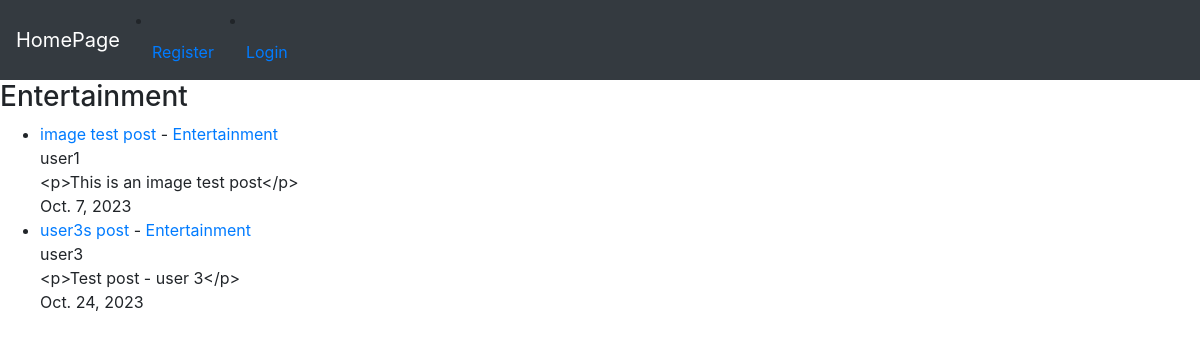
/app/category/Entertainment/, run on the app's committed database.
### app/models.py (models this page shows, shortened)
class Post(models.Model):
    title = models.CharField(max_length=255)
    header_image = models.ImageField(null=True,blank=True,upload_to="images/")
    title_tag = models.CharField(max_length=255, null=True)
    author = models.ForeignKey(User, on_delete=models.CASCADE)
    body = RichTextField(blank=True,null=True)
    post_date = models.DateField(auto_now_add=True)
    category = models.CharField(max_length=255, default='uncategorised')
    snippet = models.CharField(max_length=255)
    likes = models.ManyToManyField(User, related_name='blog_post')

### app/views.py (the view)
# urls.py: path('category/<str:cats>/',CategoryView, name = 'category'),
def CategoryView(request, cats):
    category_posts = Post.objects.filter(category=cats)
    return render(request,'app/categories.html',{'cats':cats.title(),'category_posts':category_posts})

### templates/app/categories.html (shortened to what this page needs)
<!DOCTYPE html>
{% extends 'app/base.html' %}
{% block content %}
    <h3>{{ cats }} </h3>
    <ul>
        {% for post in category_posts %}
        <li><a href="{% url 'article-detail' post.pk %}"> {{ post.title }} </a>-
            <a href="{% url 'category' post.category %}"> {{ post.category }}</a> <br/>
            {{ post.author }} <br/>
            {{ post.body | slice:":100" }} <br/>
            {{ post.post_date }} <br/>
    {% endfor %}
</ul>
{% endblock %}

### data on the page
Post: title "image test post", category "Entertainment", author "user1", body "<p>This is an image test post</p>", post_date "Oct. 7, 2023"
Post: title "user3s post", category "Entertainment", author "user3", body "<p>Test post - user 3</p>", post_date "Oct. 24, 2023"

### other printed values
{{ cats }} "Entertainment"
